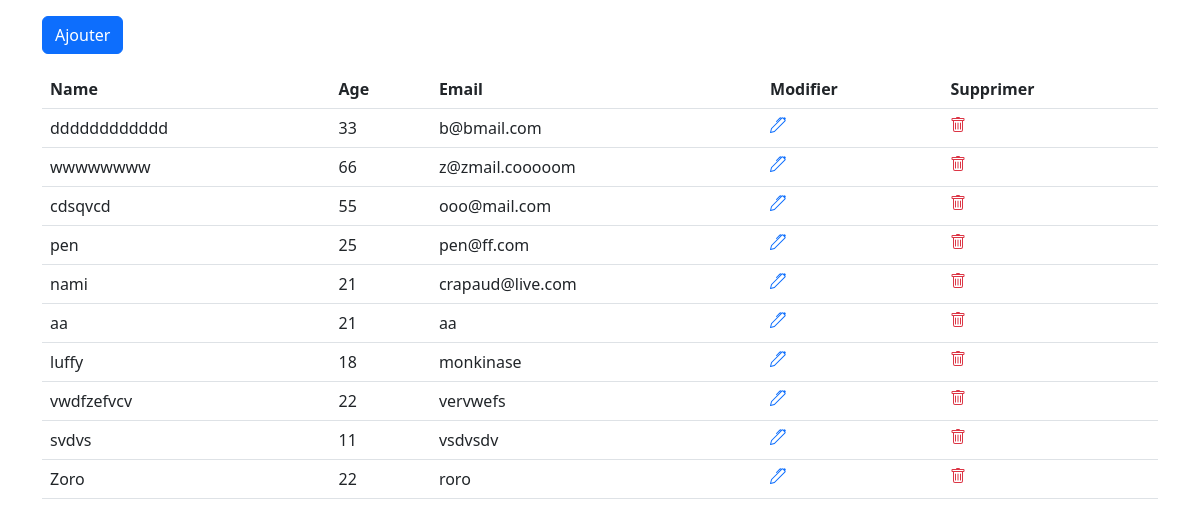
The page / on the database its author committed.
### tables this page shows
CREATE TABLE IF NOT EXISTS `users` (
  `id` int(11) NOT NULL AUTO_INCREMENT,
  `name` varchar(100) NOT NULL,
  `age` int(3) NOT NULL,
  `email` varchar(100) NOT NULL,
  PRIMARY KEY (`id`)
);

### index.php (the view, shortened to what this page needs)
<?php
include_once("config.php");
$result = $dbConn->query("SELECT * FROM users ORDER BY id DESC");
?>
<html>
<head>
	<link href="https://cdn.jsdelivr.net/npm/bootstrap@5.2.2/dist/css/bootstrap.min.css" rel="stylesheet">
</head>
<body>
	<section class="container">
		<a href="add.php" type="button" class="btn btn-primary my-3">Ajouter</a>
			<table class="table">
				<thead>
					<tr>
						<th>Name</th>
						<th>Age</th>
						<th>Email</th>
						<th>Modifier</th>
						<th>Supprimer</th>
					</tr>
				</thead>
				<tbody>
					<?php
					while($row = $result->fetch(PDO::FETCH_ASSOC)) {
						echo "<tr>";
						echo "<td>".$row['name']."</td>";
						echo "<td>".$row['age']."</td>";
						echo "<td>".$row['email']."</td>";
						echo "<td><a href=\"edit.php?id=$row[id]\">
									<svg xmlns=\"http://www.w3.org/2000/svg\" width=\"16\" height=\"16\" fill=\"currentColor\" class=\"bi bi-pen\" viewBox=\"0 0 16 16\">
										<path d=\"m13.498.795.149-.149a1.207 1.207 0 1 1 1.707 1.708l-.149.148a1.5 1.5 0 0 1-.059 2.059L4.854 14.854a.5.5 0 0 1-.233.131l-4 1a.5.5 0 0 1-.606-.606l1-4a.5.5 0 0 1 .131-.232l9.642-9.642a.5.5 0 0 0-.642.056L6.854 4.854a.5.5 0 1 1-.708-.708L9.44.854A1.5 1.5 0 0 1 11.5.796a1.5 1.5 0 0 1 1.998-.001zm-.644.766a.5.5 0 0 0-.707 0L1.95 11.756l-.764 3.057 3.057-.764L14.44 3.854a.5.5 0 0 0 0-.708l-1.585-1.585z\"/>
									</svg>
								</a>
							</td>";
						echo "<td>
								<a href=\"delete.php?id=$row[id]\" onClick=\"return confirm('Etes-vous sur de vouloire SUPPRIMER ??')\">
									<svg xmlns=\"http://www.w3.org/2000/svg\" width=\"16\" height=\"16\" fill=\"currentColor\" class=\"bi bi-trash text-danger\" viewBox=\"0 0 16 16\">
										<path d=\"M5.5 5.5A.5.5 0 0 1 6 6v6a.5.5 0 0 1-1 0V6a.5.5 0 0 1 .5-.5zm2.5 0a.5.5 0 0 1 .5.5v6a.5.5 0 0 1-1 0V6a.5.5 0 0 1 .5-.5zm3 .5a.5.5 0 0 0-1 0v6a.5.5 0 0 0 1 0V6z\"/>
										<path fill-rule=\"evenodd\" d=\"M14.5 3a1 1 0 0 1-1 1H13v9a2 2 0 0 1-2 2H5a2 2 0 0 1-2-2V4h-.5a1 1 0 0 1-1-1V2a1 1 0 0 1 1-1H6a1 1 0 0 1 1-1h2a1 1 0 0 1 1 1h3.5a1 1 0 0 1 1 1v1zM4.118 4 4 4.059V13a1 1 0 0 0 1 1h6a1 1 0 0 0 1-1V4.059L11.882 4H4.118zM2.5 3V2h11v1h-11z\"/>
									</svg>
								</a>
							</td>";
					}
					?>
				</tbody>
			</table>
	</section>
</body>
</html>

### rows shown on the page
users: name "dddddddddddd", age "33", email "b@bmail.com"
users: name "wwwwwwww", age "66", email "z@zmail.cooooom"
users: name "cdsqvcd", age "55", email "ooo@mail.com"
users: name "pen", age "25", email "pen@ff.com"
users: name "nami", age "21", email "crapaud@live.com"
users: name "aa", age "21", email "aa"
users: name "luffy", age "18", email "monkinase"
users: name "vwdfzefvcv", age "22", email "vervwefs"
users: name "svdvs", age "11", email "vsdvsdv"
users: name "Zoro", age "22", email "roro"
